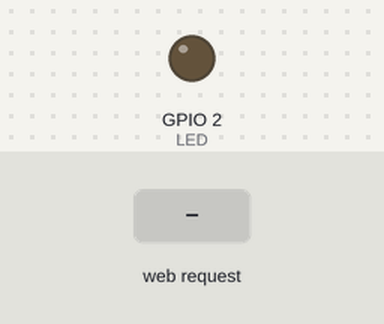
The sketch below on a simulated ESP8266 (Wemos D1 mini). On the bench: output pins drawn as LEDs (lit = HIGH). The inputs (shaded band) are chosen by the test bench. WiFi joins after 1.5 s; servers stay silent unless stated; what the sketch prints to the serial monitor is not drawn.

Above: at 2.7 s.
2.8 s: HTTP request GET /led/on received
At 4.1 s:
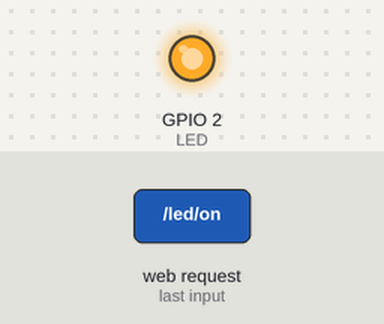
5.8 s: HTTP request GET /led/off received
At 6.3 s:
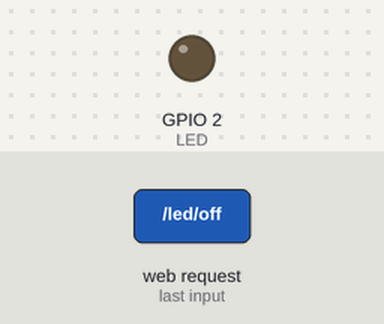
Timing chart, 0 to 8.8 s (numbered marks = the images above; inputs shaded):
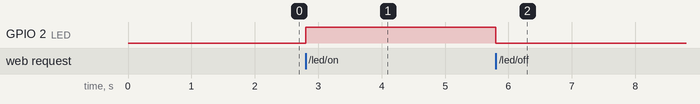

The sketch:

Wemos_Connect.ino
```cpp
#include <ESP8266WiFi.h>

#define LED 2

const char* ssid = "YOUR_WIFI_SSID(name)";
const char* password = "YOUT_WIFI_PASSWORD";

WiFiServer server(80);

void setup() {
  Serial.begin(115200);

  pinMode(LED, OUTPUT);

  WiFi.begin(ssid, password);
  while (WiFi.status() != WL_CONNECTED) {
    delay(500);
    Serial.print(".");
  }

  Serial.println("");
  Serial.println("Connected");

  server.begin();
  Serial.println(WiFi.localIP());
}

void loop() {
  WiFiClient client = server.available();
  if (!client) return;

  Serial.println("new client");
  while(!client.available()) delay(1);

  String req = client.readStringUntil('\r');
  Serial.println(req);
  client.flush();

  String message;

  if (req.indexOf("/sayhello") != -1) {
    message = "Hi!";
  } else
  if (req.indexOf("/led/on") != -1) {
    digitalWrite(LED, HIGH);
    message = "LED is ON";
  } else
  if (req.indexOf("/led/off") != -1) {
    digitalWrite(LED, LOW);
    message = "LED is OFF";
  } else {
    Serial.println("invalid request");
    client.stop();
    return;
  }

  client.print(Header() + message + Footer());
}

String Header() {
  return "HTTP/1.1 200 OK\r\nContent-Type: text/html\r\n\r\n<!DOCTYPE HTML>\r\n<html>\r";
}
String Footer() {
  return "</html>\n";
}
```

Measured:
- after the input at 2.8 s, GPIO 2 (LED): LOW → HIGH at once
- after the input at 5.8 s, GPIO 2 (LED): HIGH → LOW at once
